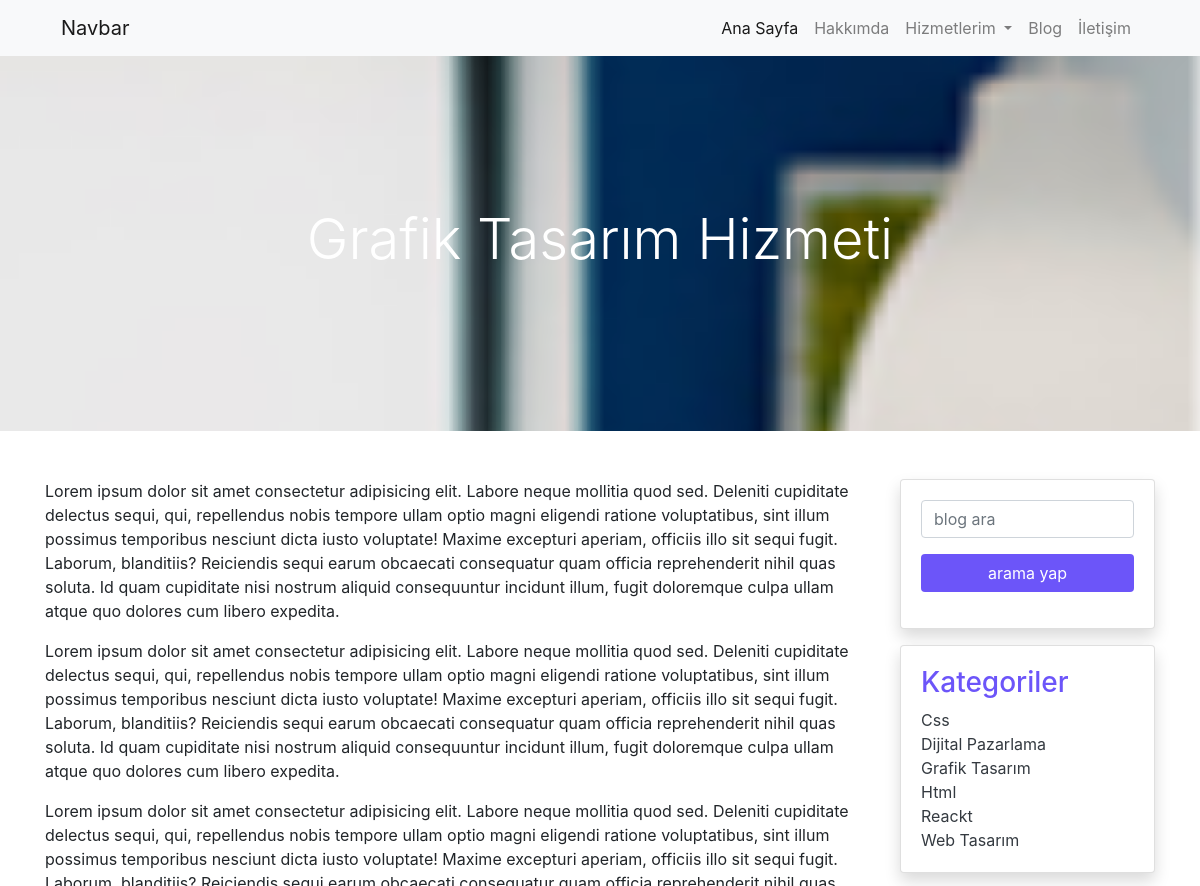
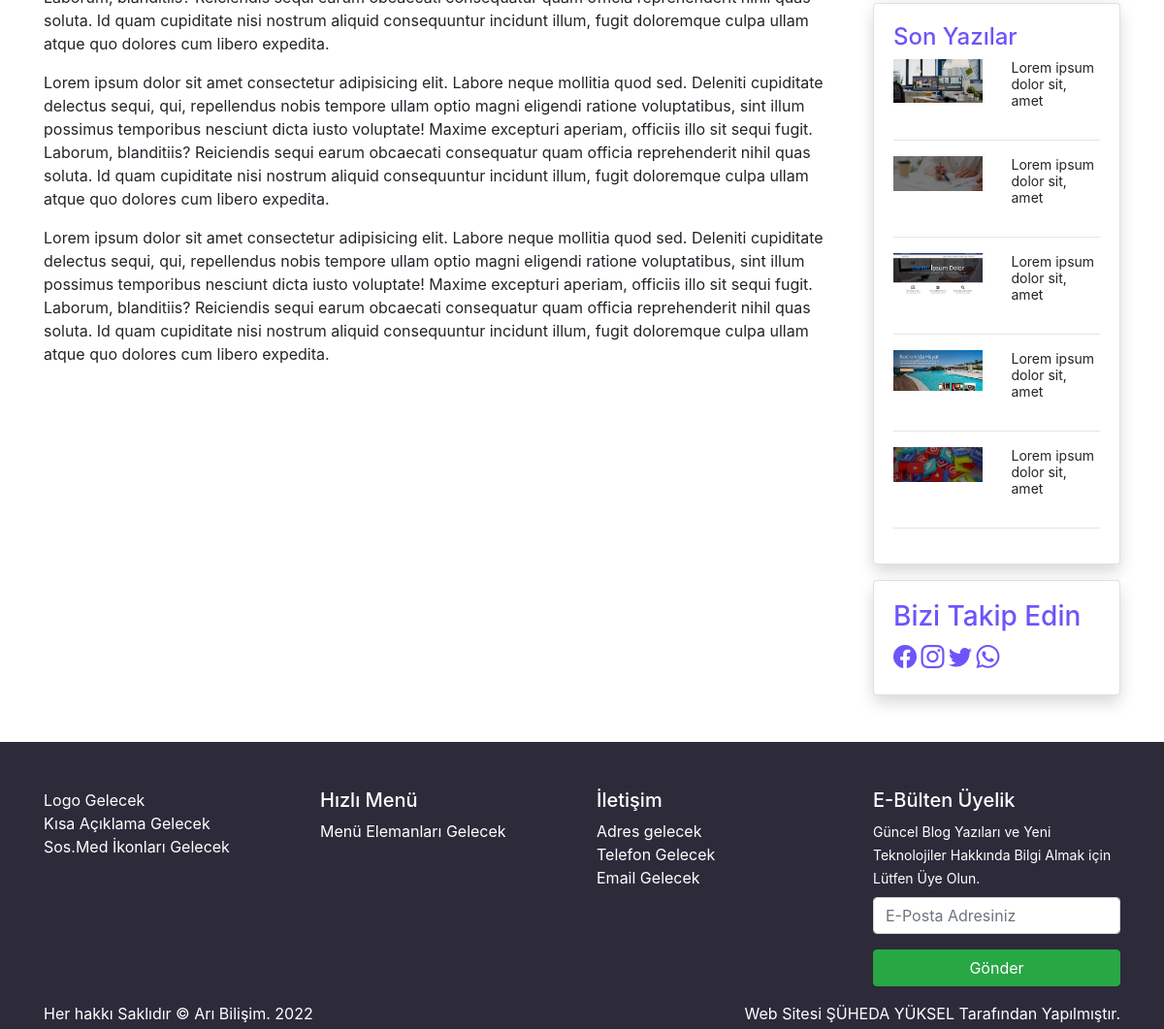
Page /samplepage.php?id=3 on the committed database (2 pictures, top to bottom).
### tables this page shows
CREATE TABLE IF NOT EXISTS `sayfalar` (
  `id` int(11) NOT NULL AUTO_INCREMENT,
  `baslik` varchar(100) NOT NULL,
  `icerik` text NOT NULL,
  `meta` varchar(160) NOT NULL,
  `foto` varchar(50) NOT NULL,
  `fotoalt` varchar(90) NOT NULL,
  `seotitle` varchar(70) NOT NULL,
  `durum` varchar(10) NOT NULL,
  `sayfaturu` varchar(10) NOT NULL,
  `tarih` varchar(10) NOT NULL,
  PRIMARY KEY (`id`)
);

CREATE TABLE IF NOT EXISTS `kategoriler` (
  `id` int(11) NOT NULL AUTO_INCREMENT,
  `kategori` varchar(25) NOT NULL,
  `katturu` varchar(15) NOT NULL,
  `ustkat` varchar(30) NOT NULL,
  `meta` text NOT NULL,
  PRIMARY KEY (`id`)
);

CREATE TABLE IF NOT EXISTS `yazilar` (
  `id` int(11) NOT NULL AUTO_INCREMENT,
  `baslik` varchar(100) NOT NULL,
  `icerik` text NOT NULL,
  `meta` varchar(160) NOT NULL,
  `foto` varchar(150) NOT NULL,
  `fotoalt` varchar(100) NOT NULL,
  `kategori` varchar(25) NOT NULL,
  `tarih` varchar(11) NOT NULL,
  `durum` varchar(15) NOT NULL,
  PRIMARY KEY (`id`)
);

CREATE TABLE IF NOT EXISTS `ayarlar` (
  `id` int(11) NOT NULL AUTO_INCREMENT,
  `adres` varchar(100) NOT NULL,
  `telefon` varchar(15) NOT NULL,
  `email` varchar(100) NOT NULL,
  `harita` text NOT NULL,
  `tanitim` text NOT NULL,
  `logo` varchar(100) NOT NULL,
  `blogbanner` varchar(100) NOT NULL,
  `iletisimbanner` varchar(100) NOT NULL,
  `facebook` varchar(50) NOT NULL,
  `instagram` varchar(50) NOT NULL,
  `twitter` varchar(50) NOT NULL,
  `whatsapp` varchar(100) NOT NULL,
  `analitik` text NOT NULL,
  `konsol` text NOT NULL,
  `piksel` text NOT NULL,
  `copy` varchar(60) NOT NULL,
  PRIMARY KEY (`id`)
);

### samplepage.php (the view)
<?php
require_once('header.php');
$id = $_GET['id'];
$sorgu_hizmet = $db-> prepare('select * from sayfalar where id=? ');
$sorgu_hizmet-> execute(array($id));
$satir_hizmet = $sorgu_hizmet -> fetch();
?>
<section id="hizmetbanner" class="py-15" style="background-image: url('<?php echo substr($satir_hizmet['foto'],3);?>');">
    <div class="container">
        <div class="row">
            <div class="col-12 text-center">
               <h1 class="display-4 text-white"> <?php  echo $satir_hizmet['baslik'];?></h1>
            </div>
        </div>
    </div>
</section>
<section id="hizmetcontent" class="py-5">
    <div class="container">
        <div class="row">
            <div class="col-md-9">
                <main>
                <?php echo $satir_hizmet['icerik'];?>
                </main>
            </div>
            <?php require_once('sidebar.php') ?>
        </div>
    </div>
</section>
<?php require_once('footer.php'); ?>

### sidebar.php
<div class="col-md-3">
    <div class="row">
        <div class="col-12">
            <div class="card shadow">
                <div class="card-body">
                <form method="get">
                    <div class="form-group">
                        <input type="search" name="arama" placeholder="blog ara" class="form-control">
                    </div>
                    <div class="form-group">
                        <input type="submit" value="arama yap" class="btn btn-mor w-100">
                    </div>
                </form>
                </div>
            </div>
        </div>
    </div>
    <div class="row my-3">
        <div class="col-12">
            <div class="card shadow">
                <div class="card-body">
                    <h3 class="mor">Kategoriler</h3>
                    <?php
                    $sorgu_katlist = $db -> prepare('select * from kategoriler order by kategori asc');
                    $sorgu_katlist -> execute();
                    if($sorgu_katlist -> rowCount()){
                        foreach($sorgu_katlist as $satir_katlist){
                            ?>
                            <a href="kategoripage.php?kategori=<?php echo $satir_katlist['kategori'];?>" class="text-dark text-decoration-none"><?php echo $satir_katlist['kategori'];?></a> <br>
                            <?php
                        }
                    }
                    ?>
                </div>
            </div>
        </div>
    </div>
    <div class="row">
        <div class="col-12">
            <div class="card shadow">
                <div class="card-body">
                    <h4 class="mor">Son Yazılar</h4>
                    <?php
                    $sorgu_yazilar = $db -> prepare('select * from yazilar order by id desc limit 5');
                    $sorgu_yazilar -> execute();
                    if( $sorgu_yazilar -> rowCount()){
                        foreach($sorgu_yazilar as $satir_yazilar){
                            ?>
                        <div class="row mt-2">
                            <div class="col-md-6">
                               <a href="sample.php?id=<?php $satir_yazilar['id'];?>"> <img src="<?php echo substr($satir_yazilar['foto'],3);?>" alt="<?php echo $satir_yazilar['fotoalt'];?>" class="img-fluid"></a>
                            </div>
                            <div class="col-md-6 smallyazi">
                              <small>  <?php echo substr($satir_yazilar['icerik'],0,30)?></small>
                            </div>
                        </div>
                        <hr>
                            <?php
                        }
                    }
                    ?>
                </div>
            </div>
        </div>
    </div>
    <div class="row mt-3 sosmed">
        <div class="col-12">
           <div class="card shadow">
           <div class="card-body">
           <h3 class="mor">Bizi Takip Edin</h3>
            <?php
            $sorgu_sosmed =$db -> prepare('select * from ayarlar');
            $sorgu_sosmed -> execute();
            $satir_sosmed = $sorgu_sosmed -> fetch();
            if($sorgu_sosmed -> rowCount()){
                ?>
                <a href="<?php echo $satir_sosmed ['facebook'];?>" target="_blank"><i class="bi bi-facebook"></i></a>
                <a href="<?php  echo $satir_sosmed['instagram'];?>" target="_blank"><i class="bi bi-instagram"></i></a>
                <a href="<?php echo $satir_sosmed['twitter'];?>" target="_blank"><i class="bi bi-twitter"></i></a>
                <a href="<?php echo $satir_sosmed['whatsapp'];?>" target="_blank"><i class="bi bi-whatsapp"></i></a>
                <?php
            }
            ?>
           </div>
           </div>
        </div>
    </div>
</div>

### footer.php (shortened to what this page needs)
<section id="footer" class="pt-5 pb-1 text-white">
        <div class="container">
            <div class="row">
                <div class="col-md-3">
                    Logo Gelecek <br> Kısa Açıklama Gelecek <br> Sos.Med İkonları Gelecek
                </div>
                <div class="col-md-3">
                    <h5>Hızlı Menü</h5>
                    Menü Elemanları Gelecek
                </div>
                <div class="col-md-3">
                    <h5>İletişim</h5>
                    Adres gelecek <br> Telefon Gelecek <br> Email Gelecek
                </div>
                <div class="col-md-3">
                    <h5>E-Bülten Üyelik</h5>
                    <small>Güncel Blog Yazıları ve Yeni Teknolojiler Hakkında Bilgi Almak için Lütfen Üye Olun.</small>
                    <form method="post" class="mt-2">
                        <div class="form-group">
                            <input type="email" name="email" class="form-control" placeholder="E-Posta Adresiniz">
                        </div>
                        <div class="form-group">
                            <input type="submit" value="Gönder" class="btn btn-success w-100">
                        </div>
                    </form>
                </div>
            </div>
            <div class="row">
                <div class="col-md-6">
                  <?php
                  $sorgu_bottom = $db -> prepare('select * from ayarlar order by id desc limit 1');
                  $sorgu_bottom -> execute();
                  $satir_bottom = $sorgu_bottom -> fetch();
                  echo $satir_bottom['copy'].' '.date('Y');
                  ?>
                </div>
                <div class="col-md-6 text-right">
                    Web Sitesi <a href="#">ŞÜHEDA YÜKSEL</a> Tarafından Yapılmıştır.
                </div>
            </div>
        </div>
    </section>
</body>
</html>

### css/style.css (style rules this page uses)
#footer { background-color: #2d2b3a; }
#footer a { color: #fff; }
.py-15 { padding-top: 150px; padding-bottom: 150px; }
.mor { color: #6c55f9; }
.btn-mor { background-color: #6c55f9; color: #fff; }
.smallyazi p { line-height: 16px !important; }
.sosmed a { color:#6c55f9 ; font-size: 24px; }
#hizmetbanner { background-size: cover; background-position-x: center; background-repeat: no-repeat; background-attachment: fixed; }

### rows in the picture
sayfalar: foto (picture), baslik "Grafik Tasarım Hizmeti", icerik "Lorem ipsum dolor sit amet consectetur adipisicing elit. Labore neque mollitia quod sed. Deleniti cupiditate delectus sequi, qui, repellendus nobis tempore ullam optio magni eligendi ratione voluptatibus, sint illum possimus temporibus nesciunt dicta iusto voluptate! Maxime excepturi aperiam, officiis illo sit sequi fugit. Laborum, blanditiis? Reiciendis sequi earum obcaecati consequatur quam officia reprehenderit nihil quas soluta. Id quam cupiditate nisi nostrum aliquid consequuntur incidunt illum, fugit doloremque culpa ullam atque quo dolores cum libero expedita. Lorem ipsum dolor sit amet consectetur adipisicing elit. Labore neque mollitia quod sed. Deleniti cupiditate delectus sequi,…"
kategoriler: kategori "Css"
kategoriler: kategori "Dijital Pazarlama"
kategoriler: kategori "Grafik Tasarım"
kategoriler: kategori "Html"
kategoriler: kategori "Reackt"
kategoriler: kategori "Web Tasarım"
yazilar: foto (picture), icerik "Lorem ipsum dolor sit, amet"
yazilar: foto (picture), icerik "Lorem ipsum dolor sit, amet"
yazilar: foto (picture), icerik "Lorem ipsum dolor sit, amet"
yazilar: foto (picture), icerik "Lorem ipsum dolor sit, amet"
yazilar: foto (picture), icerik "Lorem ipsum dolor sit, amet"
ayarlar: copy "Her hakkı Saklıdır © Arı Bilişim."
